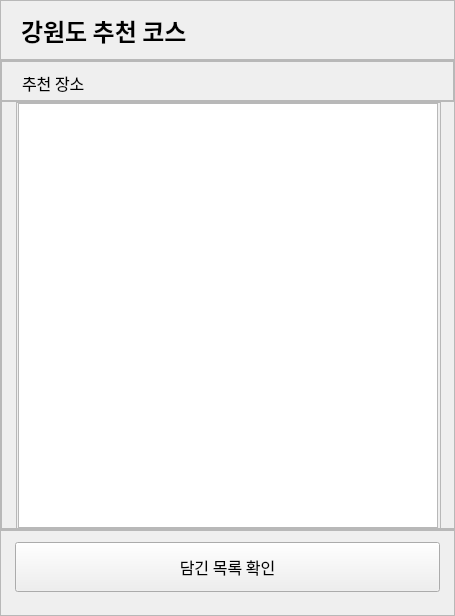
                 <widget class="QWidget" name="page_rec_list">
                  <layout class="QVBoxLayout" name="verticalLayout_6">
                   <property name="spacing">
                    <number>0</number>
                   </property>
                   <property name="leftMargin">
                    <number>0</number>
                   </property>
                   <property name="topMargin">
                    <number>0</number>
                   </property>
                   <property name="rightMargin">
                    <number>0</number>
                   </property>
                   <property name="bottomMargin">
                    <number>0</number>
                   </property>
                   <item>
                    <widget class="QFrame" name="frame_12">
                     <property name="sizePolicy">
                      <sizepolicy hsizetype="Preferred" vsizetype="Expanding">
                       <horstretch>0</horstretch>
                       <verstretch>0</verstretch>
                      </sizepolicy>
                     </property>
                     <property name="minimumSize">
                      <size>
                       <width>0</width>
                       <height>60</height>
                      </size>
                     </property>
                     <property name="maximumSize">
                      <size>
                       <width>16777215</width>
                       <height>16777215</height>
                      </size>
                     </property>
                     <property name="frameShape">
                      <enum>QFrame::StyledPanel</enum>
                     </property>
                     <property name="frameShadow">
                      <enum>QFrame::Raised</enum>
                     </property>
                     <layout class="QVBoxLayout" name="verticalLayout_15">
                      <property name="leftMargin">
                       <number>20</number>
                      </property>
                      <item>
                       <widget class="QLabel" name="label_gwd">
                        <property name="minimumSize">
                         <size>
                          <width>180</width>
                          <height>40</height>
                         </size>
                        </property>
                        <property name="maximumSize">
                         <size>
                          <width>200</width>
                          <height>40</height>
                         </size>
                        </property>
                        <property name="font">
                         <font>
                          <family>G마켓 산스 TTF Bold</family>
                          <pointsize>18</pointsize>
                          <weight>75</weight>
                          <bold>true</bold>
                         </font>
                        </property>
                        <property name="text">
                         <string>강원도 추천 코스</string>
                        </property>
                       </widget>
                      </item>
                     </layout>
                    </widget>
                   </item>
                   <item>
                    <widget class="QFrame" name="frame_14">
                     <property name="minimumSize">
                      <size>
                       <width>455</width>
                       <height>470</height>
                      </size>
                     </property>
                     <property name="maximumSize">
                      <size>
                       <width>455</width>
                       <height>470</height>
                      </size>
                     </property>
                     <property name="frameShape">
                      <enum>QFrame::StyledPanel</enum>
                     </property>
                     <property name="frameShadow">
                      <enum>QFrame::Raised</enum>
                     </property>
                     <layout class="QVBoxLayout" name="verticalLayout_7">
                      <property name="spacing">
                       <number>0</number>
                      </property>
                      <property name="leftMargin">
                       <number>0</number>
                      </property>
                      <property name="topMargin">
                       <number>0</number>
                      </property>
                      <property name="rightMargin">
                       <number>0</number>
                      </property>
                      <property name="bottomMargin">
                       <number>0</number>
                      </property>
                      <item>
                       <widget class="QFrame" name="frame_15">
                        <property name="minimumSize">
                         <size>
                          <width>0</width>
                          <height>40</height>
                         </size>
                        </property>
                        <property name="maximumSize">
                         <size>
                          <width>16777215</width>
                          <height>40</height>
                         </size>
                        </property>
                        <property name="frameShape">
                         <enum>QFrame::StyledPanel</enum>
                        </property>
                        <property name="frameShadow">
                         <enum>QFrame::Raised</enum>
                        </property>
                        <layout class="QVBoxLayout" name="verticalLayout_16">
                         <property name="leftMargin">
                          <number>20</number>
                         </property>
                         <property name="topMargin">
                          <number>4</number>
                         </property>
                         <item>
                          <widget class="QLabel" name="label_rec">
                           <property name="minimumSize">
                            <size>
                             <width>80</width>
                             <height>35</height>
                            </size>
                           </property>
                           <property name="maximumSize">
                            <size>
                             <width>80</width>
                             <height>35</height>
                            </size>
                           </property>
                           <property name="font">
                            <font>
                             <family>G마켓 산스 TTF Medium</family>
                             <pointsize>12</pointsize>
                             <weight>50</weight>
                             <bold>false</bold>
                            </font>
                           </property>
                           <property name="text">
                            <string>&lt;html&gt;&lt;head/&gt;&lt;body&gt;&lt;p&gt;추천 장소&lt;/p&gt;&lt;/body&gt;&lt;/html&gt;</string>
                           </property>
                          </widget>
                         </item>
                        </layout>
                       </widget>
                      </item>
                      <item>
                       <widget class="QFrame" name="frame_16">
                        <property name="minimumSize">
                         <size>
                          <width>455</width>
                          <height>428</height>
                         </size>
                        </property>
                        <property name="maximumSize">
                         <size>
                          <width>455</width>
                          <height>428</height>
                         </size>
                        </property>
                        <property name="frameShape">
                         <enum>QFrame::StyledPanel</enum>
                        </property>
                        <property name="frameShadow">
                         <enum>QFrame::Raised</enum>
                        </property>
                        <layout class="QHBoxLayout" name="horizontalLayout_18">
                         <property name="topMargin">
                          <number>0</number>
                         </property>
                         <item>
                          <widget class="QFrame" name="frame_61">
                           <property name="minimumSize">
                            <size>
                             <width>425</width>
                             <height>428</height>
                            </size>
                           </property>
                           <property name="maximumSize">
                            <size>
                             <width>425</width>
                             <height>428</height>
                            </size>
                           </property>
                           <property name="frameShape">
                            <enum>QFrame::StyledPanel</enum>
                           </property>
                           <property name="frameShadow">
                            <enum>QFrame::Raised</enum>
                           </property>
                           <layout class="QHBoxLayout" name="horizontalLayout_42">
                            <property name="spacing">
                             <number>0</number>
                            </property>
                            <property name="leftMargin">
                             <number>0</number>
                            </property>
                            <property name="topMargin">
                             <number>0</number>
                            </property>
                            <property name="rightMargin">
                             <number>0</number>
                            </property>
                            <property name="bottomMargin">
                             <number>0</number>
                            </property>
                            <item>
                             <widget class="QListWidget" name="listWidget_rec_location">
                              <property name="minimumSize">
                               <size>
                                <width>420</width>
                                <height>425</height>
                               </size>
                              </property>
                              <property name="maximumSize">
                               <size>
                                <width>420</width>
                                <height>425</height>
                               </size>
                              </property>
                             </widget>
                            </item>
                           </layout>
                          </widget>
                         </item>
                        </layout>
                       </widget>
                      </item>
                     </layout>
                    </widget>
                   </item>
                   <item>
                    <widget class="QFrame" name="frame_29">
                     <property name="minimumSize">
                      <size>
                       <width>455</width>
                       <height>86</height>
                      </size>
                     </property>
                     <property name="maximumSize">
                      <size>
                       <width>455</width>
                       <height>86</height>
                      </size>
                     </property>
                     <property name="frameShape">
                      <enum>QFrame::StyledPanel</enum>
                     </property>
                     <property name="frameShadow">
                      <enum>QFrame::Raised</enum>
                     </property>
                     <layout class="QHBoxLayout" name="horizontalLayout_17">
                      <property name="rightMargin">
                       <number>9</number>
                      </property>
                      <property name="bottomMargin">
                       <number>20</number>
                      </property>
                      <item>
                       <widget class="QPushButton" name="btn_selection_3">
                        <property name="minimumSize">
                         <size>
                          <width>425</width>
                          <height>50</height>
                         </size>
                        </property>
                        <property name="maximumSize">
                         <size>
                          <width>425</width>
                          <height>50</height>
                         </size>
                        </property>
                        <property name="font">
                         <font>
                          <family>G마켓 산스 TTF Medium</family>
                          <pointsize>12</pointsize>
                         </font>
                        </property>
                        <property name="text">
                         <string>담긴 목록 확인</string>
                        </property>
                       </widget>
                      </item>
                     </layout>
                    </widget>
                   </item>
                  </layout>
                 </widget>
